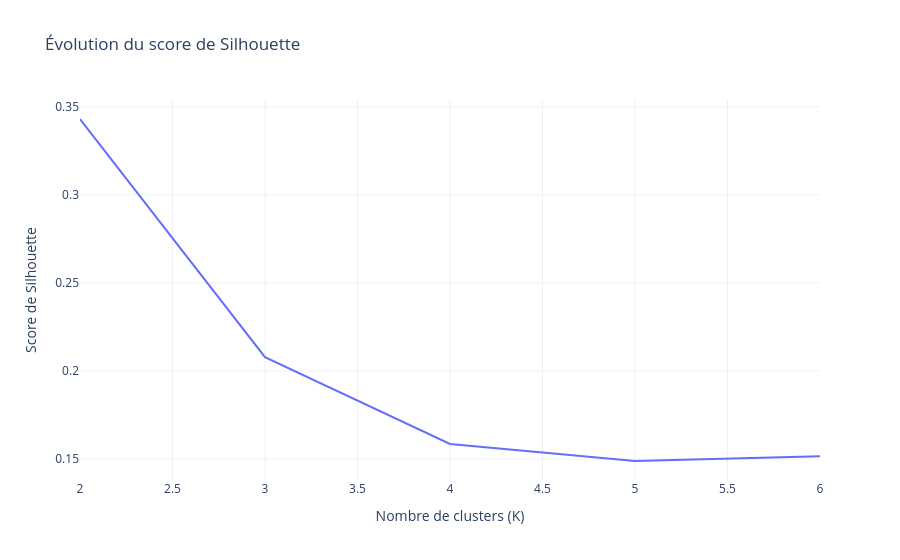

The code cell stored with this chart in its notebook:
### Markdown cell above
### K MEANS

### Code cell
# Confirmation du nombre de clusters avec le score de silhouette
from sklearn.cluster import KMeans
from sklearn.metrics import silhouette_score
import plotly.express as px

k_list = list(range(2, 7))
scores_silhouette = []

for k in k_list:
    kmeans = KMeans(n_clusters=k, random_state=42, n_init="auto")
    labels_test = kmeans.fit_predict(X_train_scale)
    score = silhouette_score(X_train_scale, labels_test)
    scores_silhouette.append(score)
    print(f"Pour K = {k}, le score de Silhouette est de : {score:.3f}")

fig_silh = px.line(
    x=k_list, 
    y=scores_silhouette,
    title="Évolution du score de Silhouette",
    labels={'x': 'Nombre de clusters (K)', 
            'y': 'Score de Silhouette'})
fig_silh.update_layout(
    template="plotly_white")
fig_silh.show()

### Figure 1 — Plotly figure (JSON) as saved in the notebook; plotly's stock layout.template omitted (floating-point values rounded to 4 significant figures)
{"data": [{"hovertemplate": "Nombre de clusters (K)=%{x}<br>Score de Silhouette=%{y}<extra></extra>", "legendgroup": "", "line": {"color": "#636efa", "dash": "solid"}, "marker": {"symbol": "circle"}, "mode": "lines", "name": "", "orientation": "v", "showlegend": false, "type": "scatter", "x": [2, 3, 4, 5, 6], "xaxis": "x", "y": [0.3431, 0.2078, 0.1585, 0.1488, 0.1515], "yaxis": "y"}], "layout": {"legend": {"tracegroupgap": 0}, "title": {"text": "Évolution du score de Silhouette"}, "xaxis": {"anchor": "y", "domain": [0, 1], "title": {"text": "Nombre de clusters (K)"}}, "yaxis": {"anchor": "x", "domain": [0, 1], "title": {"text": "Score de Silhouette"}}}}
